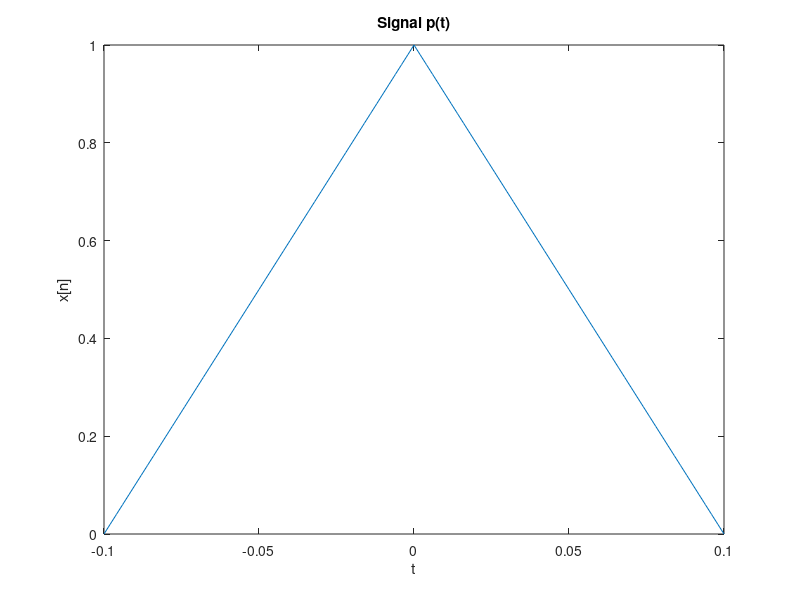
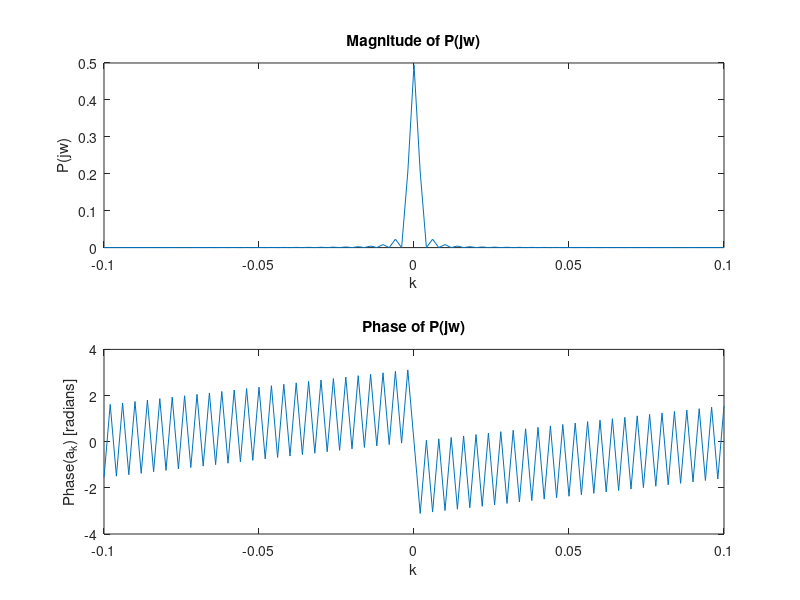

MATLAB code for these plots, in order: (Note: this script raises an error after producing the figures.)
Tp = .1;
fb = 1/Tp;
dt = Tp/50;
t = -Tp:dt:Tp;
p = 1 - abs(t)/Tp;
P = fftshift(fft(p)/length(p));
disp(['Bit Rate: ', num2str(fb), ' bps']);

figure;
plot(t, p);
title('Signal p(t)');
xlabel('t');
ylabel('x[n]');

figure;
subplot(2,1,1);
plot(t, abs(P));
title('Magnitude of P(jw)');
xlabel('k');
ylabel('P(jw)');

subplot(2,1,2);
plot(t, angle(P));
title('Phase of P(jw)');
xlabel('k');
ylabel('Phase(a_k) [radians]');

%Range of Sigmas analyzed
sigma_values = 0:0.1:1; 
BER_sign_values = zeros(1, length(sigma_values));
BER_matched_values = zeros(1, length(sigma_values));
SNR_values = zeros(1, length(sigma_values));

for i = 1:length(sigma_values)
    sigma = sigma_values(i);

    % Generate binary message
    x = 2*(rand(1, N) > 0.5) - 1; % Generates N bits of ±1
    x_up = zeros(1, N*upsample_factor); 
    x_up(1:upsample_factor:end) = x; 
    y = conv(x_up, p);

    % Add noise
    noise = sigma * randn(1, length(y));
    r = y + noise;

    % Calculate SNR
    Py = sum(y.^2) / length(y);
    Pn = sum(noise.^2) / length(noise);
    SNR = 10 * log10(Py / Pn);
    SNR_values(i) = SNR;

    %Sign Based Reciever
    midpoints = 1:upsample_factor:length(r)-1;
    downsampled_r = r(midpoints);
    message = double(downsampled_r > 0);
    message(message == 0) = -1;
    message = message(2:N+1);
    original_message = x;

    decoded_message_sign = message;
    errors_sign = sum(decoded_message_sign ~= original_message);
    BER_sign = errors_sign / N;
    
    %Matched Filter
    p_rev = 1 - abs(-t)/Tp;
    z = conv(r, p_rev);
    indices = 1:upsample_factor:length(z)-1;
    downsampled_z = z(indices);
    msg = double(downsampled_z > 0);
    msg(msg == 0) = -1;
    msg = msg(3:N+2);
    decoded_message_matched = msg;
    errors_matched = sum(decoded_message_matched ~= original_message);
    BER_matched = errors_matched / N;

    % Store BER values
    BER_sign_values(i) = BER_sign; 
    BER_matched_values(i) = BER_matched;
end

% Plot BER vs. SNR
figure;
plot(SNR_values, BER_sign_values, '-o', SNR_values, BER_matched_values, '-x');
legend('Sign-Based Receiver', 'Matched Filter');
xlabel('SNR (dB)');
ylabel('Bit Error Rate (BER)');
title('BER vs. SNR');
grid on;

%% Binary Message Bull
N = 5; 
x = 2*(rand(1, N) > 0.5) - 1; % Generates N bits of ±1
disp(x);
upsample_factor = 50; 
x_up = zeros(1, N*upsample_factor); 
x_up(1:upsample_factor:end) = x; 
y = conv(x_up, p);
t_plot = 0:dt:(length(y)-1)*dt;

figure;
plot(t_plot, y, 'LineWidth', 2);
title('Y');
xlabel('t');
ylabel('t');

%% Noise Shit
sigma = 1;
noise = sigma * randn(1, length(y));
r = y + noise;

figure;
plot(t_plot, r, 'LineWidth', 2);
xlabel('Time (s)');
ylabel('Amplitude');
title('Received Signal r(t)');
grid on; 


%% Decode that shit
start_index = round(upsample_factor/2);
%generate samples in middle of upsamplped periods

%Sign Based Reciever
midpoints = 1:upsample_factor:length(r)-1;
downsampled_r = r(midpoints);
message = double(downsampled_r > 0);
message(message == 0) = -1;
message = message(2:N+1);
disp(message);

%Matched Filter
p_rev = 1 - abs(-t)/Tp;
z = conv(r, p_rev);
z_plot = 0:length(z)-1;
figure;
plot(z_plot, z, 'LineWidth', 2);
xlabel('Time (s)');
ylabel('Amplitude');
title('Matched Filter Function');
grid on; 

indices = 1:upsample_factor:length(z)-1;
downsampled_z = z(indices);
msg = double(downsampled_z > 0);
msg(msg == 0) = -1;
msg = msg(3:N+2);
disp(msg);

%%Analysis
Py = sum(y.^2) / length(y);
Pn = sum(noise.^2) / length(noise);
SNR = 10 * log10(Py / Pn);
disp(['SNR (dB): ', num2str(SNR)]);

original_message = x;
disp(['Original Message: ', num2str(original_message)])
decoded_message_sign = message;
errors_sign = sum(decoded_message_sign ~= original_message);
BER_sign = errors_sign / N;
disp(['BER (Sign-Based Receiver): ', num2str(BER_sign)]);

decoded_message_matched = msg;
errors_matched = sum(decoded_message_matched ~= original_message);
BER_matched = errors_matched / N;
disp(['BER (Matched Filter): ', num2str(BER_matched)]);

%% Truncated Sinc Messenger
x = sin(20*pi*(t-1))./(20*pi*(t-1));
x(t == 1) = 1;
X = fft(x) / length(x);

%% NOTE PLEASE READ
%Displayed values are printed along the code

